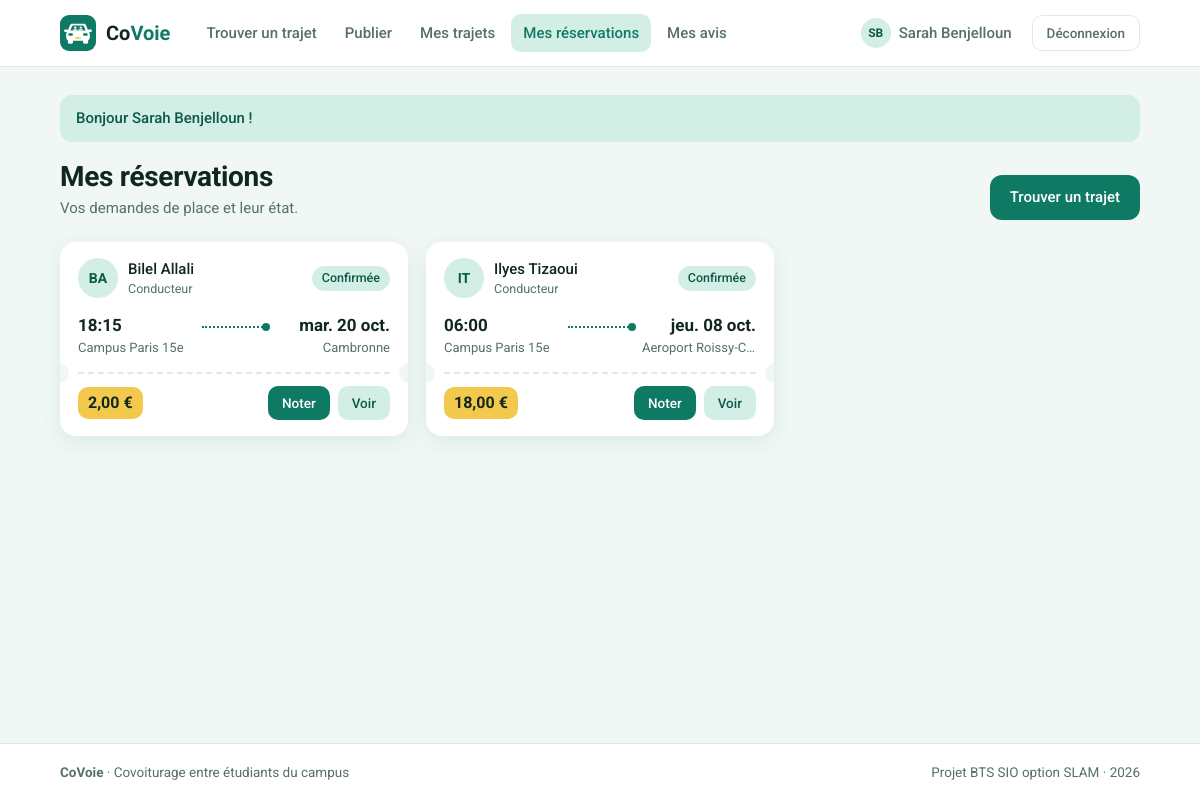
The page /index.php?page=mes-reservations (signed in) on the database as committed earlier.
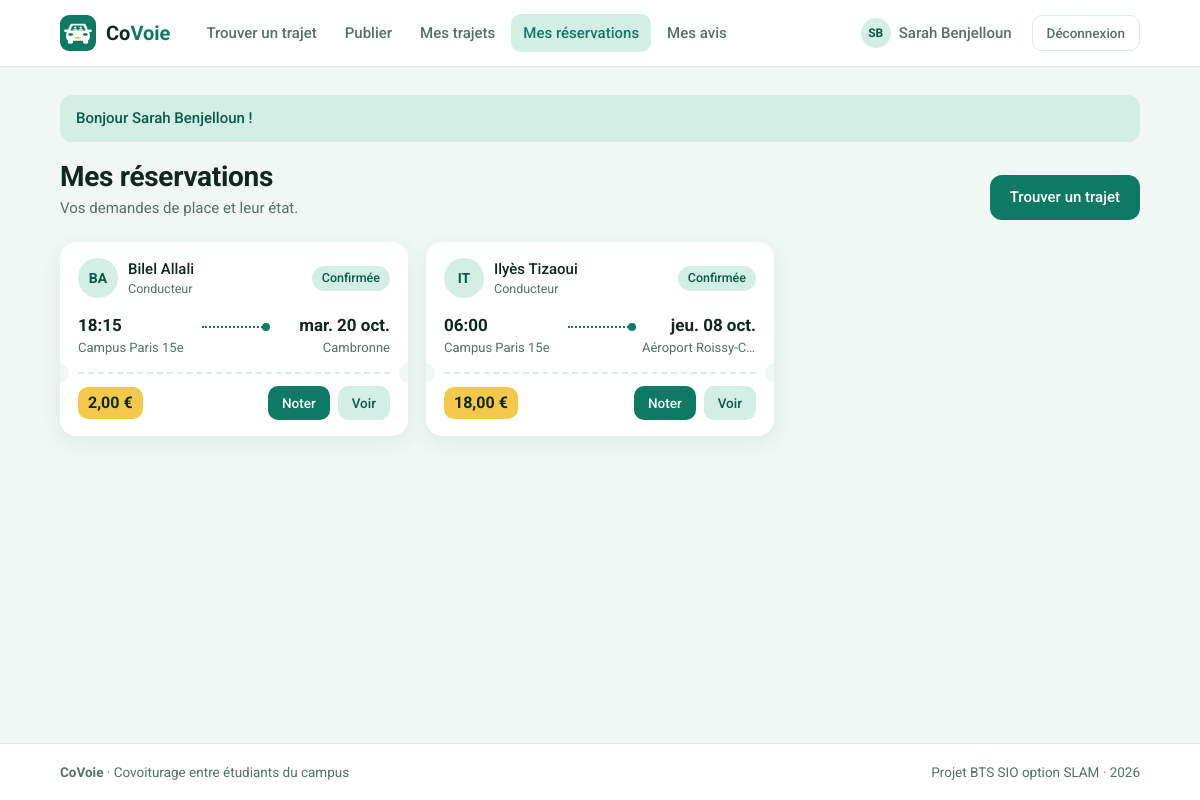
The same page on the database as committed later.
### tables this page shows
CREATE TABLE reservations (
    id               INT(11)     NOT NULL AUTO_INCREMENT,
    statut           VARCHAR(12) NOT NULL DEFAULT 'En attente',
    date_reservation DATETIME    NOT NULL,
    id_trajet        INT(11)     NOT NULL,
    id_passager      INT(11)     NOT NULL,

    PRIMARY KEY (id),

     
    UNIQUE KEY une_seule_demande (id_trajet, id_passager),

    CONSTRAINT fk_reservation_trajet
        FOREIGN KEY (id_trajet) REFERENCES trajets (id) ON DELETE CASCADE,
    CONSTRAINT fk_reservation_passager
        FOREIGN KEY (id_passager) REFERENCES utilisateurs (id) ON DELETE CASCADE
);

CREATE TABLE utilisateurs (
    id               INT(11)      NOT NULL AUTO_INCREMENT,
    nom              VARCHAR(100) NOT NULL,
    email            VARCHAR(180) NOT NULL,
    mot_de_passe     VARCHAR(255) NOT NULL,
    role             VARCHAR(10)  NOT NULL DEFAULT 'membre',
    date_inscription DATETIME     NOT NULL,

    PRIMARY KEY (id),
    UNIQUE KEY email_unique (email)
);

CREATE TABLE trajets (
    id               INT(11)      NOT NULL AUTO_INCREMENT,
    origine          VARCHAR(120) NOT NULL,
    destination      VARCHAR(120) NOT NULL,
    date_heure       DATETIME     NOT NULL,
    places_totales   INT(2)       NOT NULL,
    places_restantes INT(2)       NOT NULL,
    statut           VARCHAR(10)  NOT NULL DEFAULT 'Ouvert',
    prix             DECIMAL(6,2) NOT NULL DEFAULT 0.00,
    id_conducteur    INT(11)      NOT NULL,

    PRIMARY KEY (id),
    KEY recherche (statut, date_heure),

    CONSTRAINT fk_trajet_conducteur
        FOREIGN KEY (id_conducteur) REFERENCES utilisateurs (id)
        ON DELETE CASCADE
);

### includes/fonctions.php (called while the page is built, shortened)
<?php
function afficherVue(string $vue, array $donnees = []): void
{
    extract($donnees);
    require 'vues/gabarit/en-tete.php';
    require 'vues/' . $vue . '.php';
    require 'vues/gabarit/pied.php';
}
function e($texte): string
{
    return htmlspecialchars((string) $texte, ENT_QUOTES, 'UTF-8');
}
function formaterHeure(string $date): string
{
    return date('H:i', strtotime($date));
}
function formaterJour(string $date): string
{
    $jours = ['dim.', 'lun.', 'mar.', 'mer.', 'jeu.', 'ven.', 'sam.'];
    $mois = ['janv.', 'févr.', 'mars', 'avr.', 'mai', 'juin', 'juil.', 'août', 'sept.', 'oct.', 'nov.', 'déc.'];
    $horodatage = strtotime($date);
    $jour = $jours[(int) date('w', $horodatage)];
    $nomMois = $mois[(int) date('n', $horodatage) - 1];
    return $jour . ' ' . date('d', $horodatage) . ' ' . $nomMois;
}
function formaterPrix(float $prix): string
{
    return number_format($prix, 2, ',', ' ') . ' €';
}
function initiales(string $nom): string
{
    $initiales = '';
    foreach (explode(' ', $nom) as $mot) {
        if ($mot !== '') {
            $initiales .= mb_strtoupper(mb_substr($mot, 0, 1));
        }
    }
    return mb_substr($initiales, 0, 2);
}
function libelleStatut(string $statut): string
{
    $libelles = [
        'Ouvert' => 'Ouvert',
        'Complet' => 'Complet',
        'Termine' => 'Terminé',
        'En attente' => 'En attente',
        'Confirmee' => 'Confirmée',
        'Refusee' => 'Refusée'
    ];
    if (isset($libelles[$statut])) {
        return $libelles[$statut];
    }
    return $statut;
}
function classeStatut(string $statut): string
{
    return 'statut-' . strtolower(str_replace(' ', '-', $statut));
}

### controleurs/ReservationController.php (called while the page is built, shortened)
<?php
class ReservationController
{
    public function mesReservations(): void
    {
        $idConnecte = proteger();
        afficherVue('reservations/mes-reservations', [
            'titre' => 'Mes réservations',
            'reservations' => Reservation::listerParPassager($idConnecte)
        ]);
    }
}

### index.php (called while the page is built, shortened)
<?php
require_once 'includes/connexion.php';
require_once 'includes/fonctions.php';
require_once 'includes/routes.php';
require_once 'controleurs/ReservationController.php';
$page = 'accueil';
if (isset($_GET['page']) && is_string($_GET['page'])) {
    $page = $_GET['page'];
}
$nomMethode = $routes[$page][1];
$controleur = new $nomControleur();
$controleur->$nomMethode();

### includes/connexion.php (called while the page is built)
<?php
function connexionBdd(): PDO
{
    static $pdo = null;
    if ($pdo === null) {
        $dsn = 'mysql:host=' . BDD_HOTE . ';port=' . BDD_PORT . ';dbname=' . BDD_NOM . ';charset=utf8mb4';
        try {
            $pdo = new PDO($dsn, BDD_UTILISATEUR, BDD_MOT_DE_PASSE, [
                PDO::ATTR_ERRMODE => PDO::ERRMODE_EXCEPTION,
                PDO::ATTR_DEFAULT_FETCH_MODE => PDO::FETCH_ASSOC,
                PDO::ATTR_EMULATE_PREPARES => false
            ]);
        } catch (PDOException $erreur) {
            afficherErreur(500, 'Base de données inaccessible : lancez WAMP et importez sql/covoiturage.sql.');
        }
    }
    return $pdo;
}
function requete(string $sql, array $parametres = []): PDOStatement
{
    $resultat = connexionBdd()->prepare($sql);
    $resultat->execute($parametres);
    return $resultat;
}

### modeles/Reservation.php (called while the page is built, shortened)
<?php
class Reservation
{
    public static function listerParPassager(int $idPassager): array
    {
        $sql = "SELECT r.id, r.statut, r.date_reservation,
                       t.id AS id_trajet, t.origine, t.destination, t.date_heure, t.prix,
                       t.statut AS statut_trajet, u.nom AS nom_conducteur, t.id_conducteur
                FROM reservations r
                JOIN trajets t ON t.id = r.id_trajet
                JOIN utilisateurs u ON u.id = t.id_conducteur
                WHERE r.id_passager = ?
                ORDER BY t.date_heure DESC";
        return requete($sql, [$idPassager])->fetchAll();
    }
}

### vues/reservations/mes-reservations.php (the view, shortened to what the changed rows need)
<div class="titre-page">
    <div>
        <h1>Mes réservations</h1>
    </div>
</div>
<?php if (count($reservations) === 0) { ?>
    <div class="vide"><b>Aucune réservation</b>Cherchez un trajet et demandez une place.</div>
<?php } else { ?>
    <div class="grille-billets">
        <?php foreach ($reservations as $r) { ?>
            <article class="billet">
                <div class="billet-haut">
                    <div class="conducteur">
                        <span class="avatar"><?= e(initiales($r['nom_conducteur'])) ?></span>
                        <div>
                            <span class="nom"><?= e($r['nom_conducteur']) ?></span>
                            <small>Conducteur</small>
                        </div>
                        <span class="statut <?= classeStatut($r['statut']) ?>"><?= libelleStatut($r['statut']) ?></span>
                    </div>
                    <div class="horaire">
                        <div class="lieu">
                            <b><?= formaterHeure($r['date_heure']) ?></b>
                            <span><?= e($r['origine']) ?></span>
                        </div>
                        <div class="trait"></div>
                        <div class="lieu arrivee">
                            <b><?= formaterJour($r['date_heure']) ?></b>
                            <span><?= e($r['destination']) ?></span>
                        </div>
                    </div>
                </div>
                <div class="decoupe"></div>
                <div class="billet-bas">
                    <span class="tampon"><?= formaterPrix((float) $r['prix']) ?></span>
                    <div class="actions">
                        <?php if ($r['statut'] === 'Confirmee' && $r['statut_trajet'] === 'Termine') { ?>
                            <a class="bouton bouton-petit" href="index.php?page=noter&amp;id=<?= $r['id_trajet'] ?>">Noter</a>
                        <?php } ?>
                        <a class="bouton bouton-secondaire bouton-petit" href="index.php?page=trajet&amp;id=<?= $r['id_trajet'] ?>">Voir</a>
                    </div>
                </div>
            </article>
        <?php } ?>
    </div>
<?php } ?>

Rows that differ between the two databases and show on the page:
changed through a linked row, reservations "jeu. 08 oct.": utilisateurs.nom "Ilyes Tizaoui" → "Ilyès Tizaoui"; id_trajet.destination "Aeroport Roissy-C…" → "Aéroport Roissy-C…"
